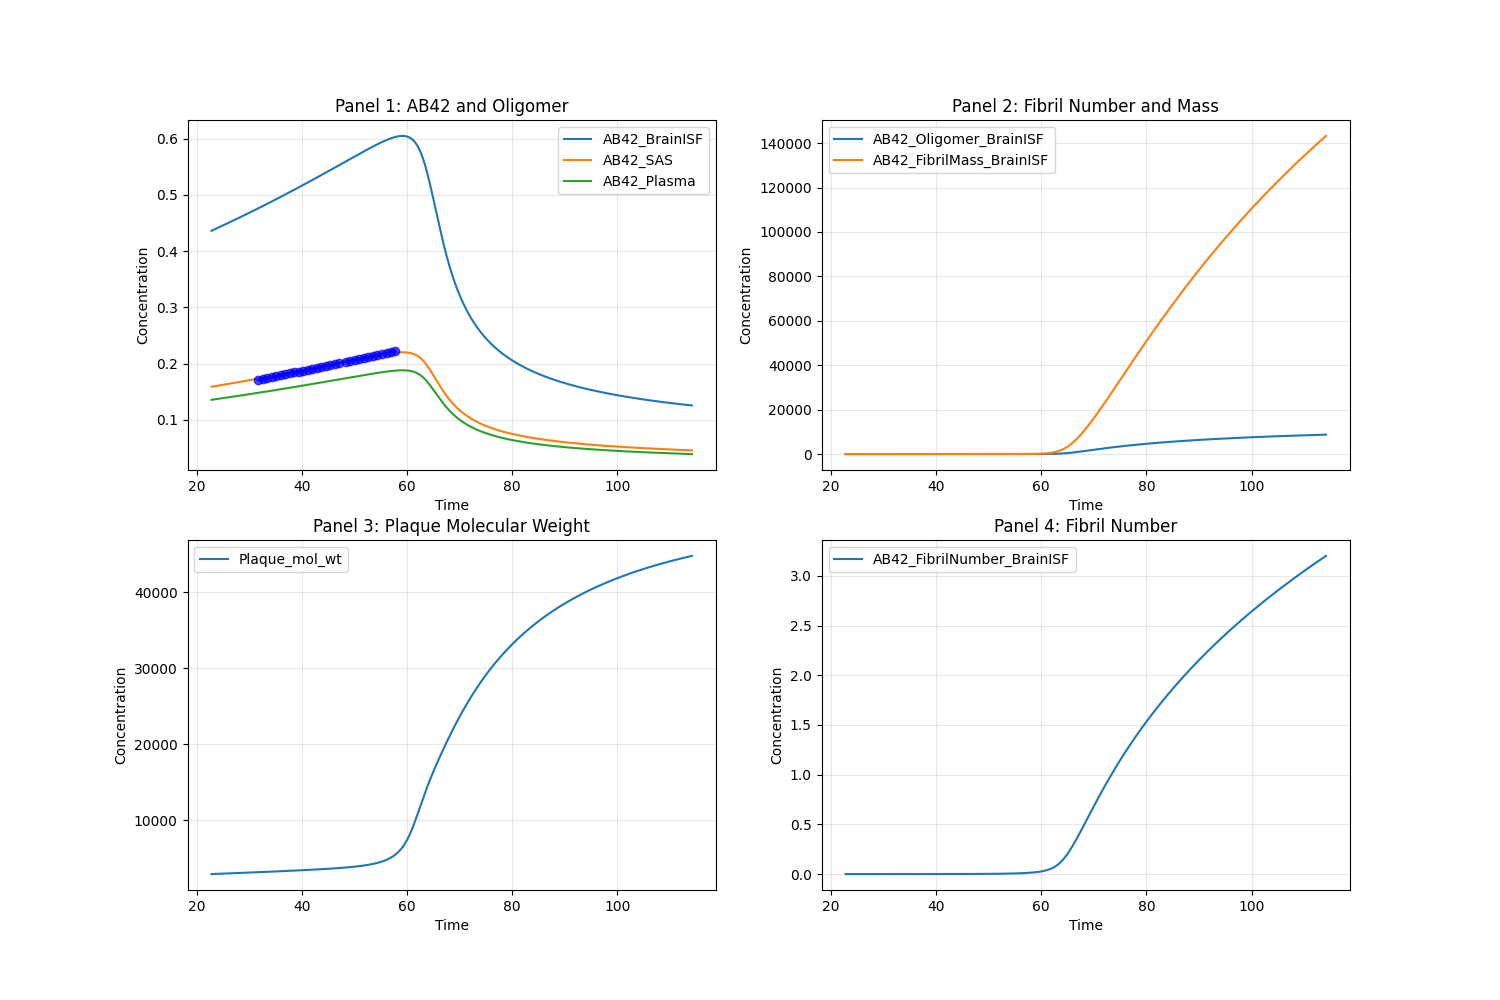

The Python source for this figure:
import tellurium as te
import numpy as np
import matplotlib.pyplot as plt
import pandas as pd


def run_simulation():
    r = te.loada(__file__.replace('.py', '.txt'))
    r.setIntegrator('cvode')
    r.integrator.absolute_tolerance = 1e-8
    r.integrator.relative_tolerance = 1e-8
    r.integrator.setValue('stiff', True)
    result = r.simulate(0, 1000, 10000)
    result = r.simulate(1000, 200000, 200000)
    result = r.simulate(200000, 1300000, 1300000, ['time','[Antibody_Plasma]','[Antibody_BrainISF]','[Antibody_LiverVascular]',
    '[Antibody_LungVascular]','[Antibody_LymphNode]','[Antibody_BrainVascular]','[Antibody_BBB]','[Antibody_SAS]',
    '[Antibody_LV]','[APP_BrainISF]','[AB42_BrainISF]','[C99_BrainISF]','[AB42_Oligomer_BrainISF]','[AB42_FibrilNumber_BrainISF]','[AB42_FibrilMass_BrainISF]',
    '[AB42_Plasma]','[AB42_SAS]','Plaque_mol_wt'])
    
    # Create two-panel subplot layout
    fig, axes = plt.subplots(2, 2, figsize=(15, 10))
    ax1, ax2 = axes[0]
    ax3, ax4 = axes[1]
    
    # Left panel - first two variables
    ax1.plot(result['time']/24/365, result['[AB42_BrainISF]'], label='AB42_BrainISF')
    # ax1.plot(result['time'], result['[Antibody_BrainISF]'], label='Antibody_BrainISF')
    ax1.plot(result['time']/24/365, result['[AB42_SAS]'], label='AB42_SAS')
    ax1.plot(result['time']/24/365, result['[AB42_Plasma]'], label='AB42_Plasma')
    # ax1.plot(result['time'], result['[Antibody_Plasma]'], label='Antibody_Plasma')
    # Read the CSV file
    df = pd.read_csv('Fagan2021_Figure2B.csv')
    dian_noncarrier_data = df[df['series'] == 'DIAN_noncarrier']
    ax1.plot(dian_noncarrier_data['time'], dian_noncarrier_data['measurement'], 
         marker='o', linewidth=2, markersize=6, color='blue', alpha=0.7)

    ax1.set_xlabel('Time')
    ax1.set_ylabel('Concentration')
    ax1.set_title('Panel 1: AB42 and Oligomer')
    ax1.legend()
    ax1.grid(True, alpha=0.3)
    
    # Right panel - second two variables
    ax2.plot(result['time']/24/365, result['[AB42_Oligomer_BrainISF]'], label='AB42_Oligomer_BrainISF')
    
    ax2.plot(result['time']/24/365, result['[AB42_FibrilMass_BrainISF]'], label='AB42_FibrilMass_BrainISF')
    ax2.set_xlabel('Time')
    ax2.set_ylabel('Concentration')
    ax2.set_title('Panel 2: Fibril Number and Mass')
    ax2.legend()
    ax2.grid(True, alpha=0.3)

    ax3.plot(result['time']/24/365, result['Plaque_mol_wt'], label='Plaque_mol_wt')
    ax3.set_xlabel('Time')
    ax3.set_ylabel('Concentration')
    ax3.set_title('Panel 3: Plaque Molecular Weight')
    ax3.legend()
    ax3.grid(True, alpha=0.3)
    
    ax4.plot(result['time']/24/365, result['[AB42_FibrilNumber_BrainISF]'], label='AB42_FibrilNumber_BrainISF')
    ax4.set_xlabel('Time')
    ax4.set_ylabel('Concentration')
    ax4.set_title('Panel 4: Fibril Number')
    ax4.legend()
    ax4.grid(True, alpha=0.3)
    
    
    plt.savefig('Antimony_Chang2019Michaels2022_full_model2b.png')
    plt.tight_layout()

    plt.show()

if __name__ == "__main__":
    run_simulation()
    
